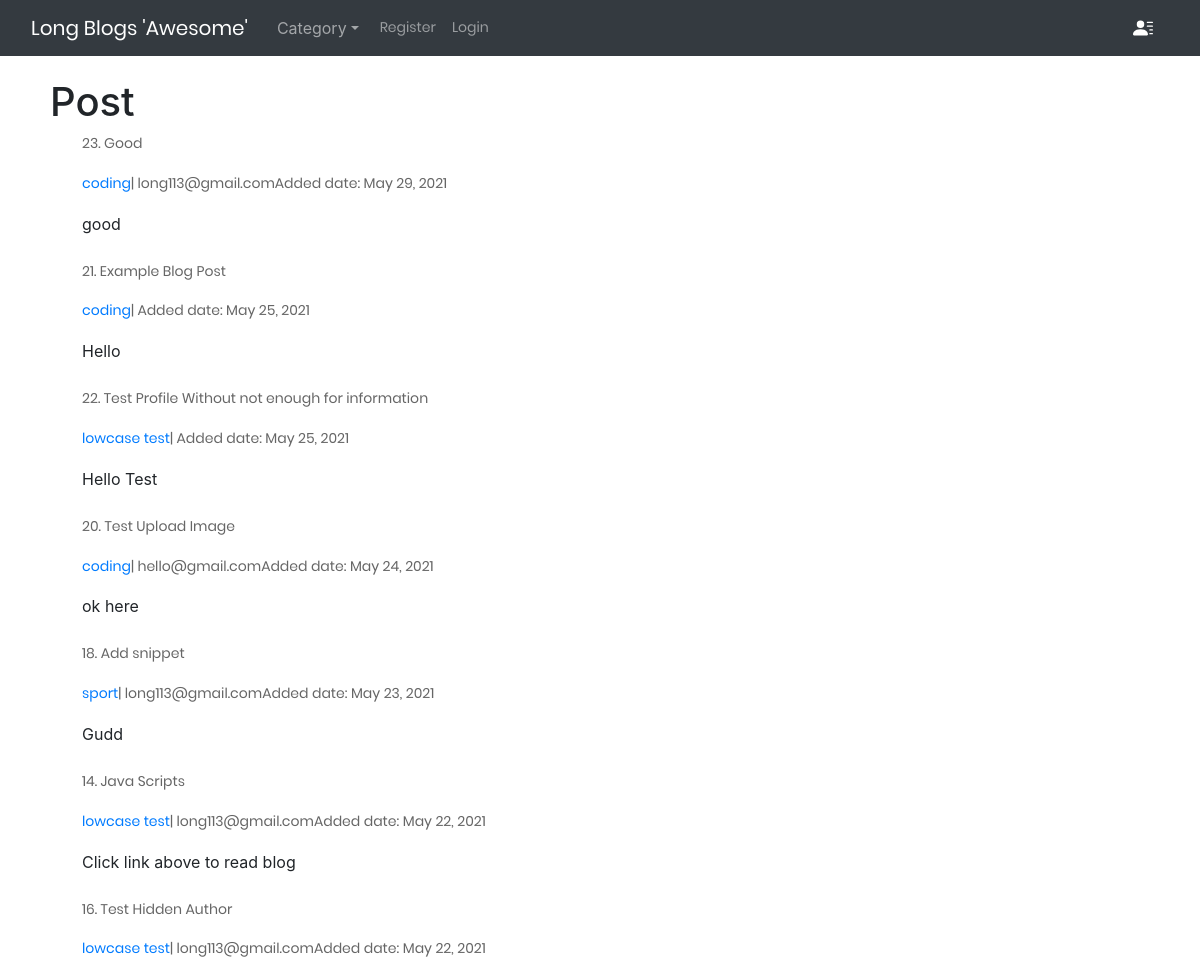
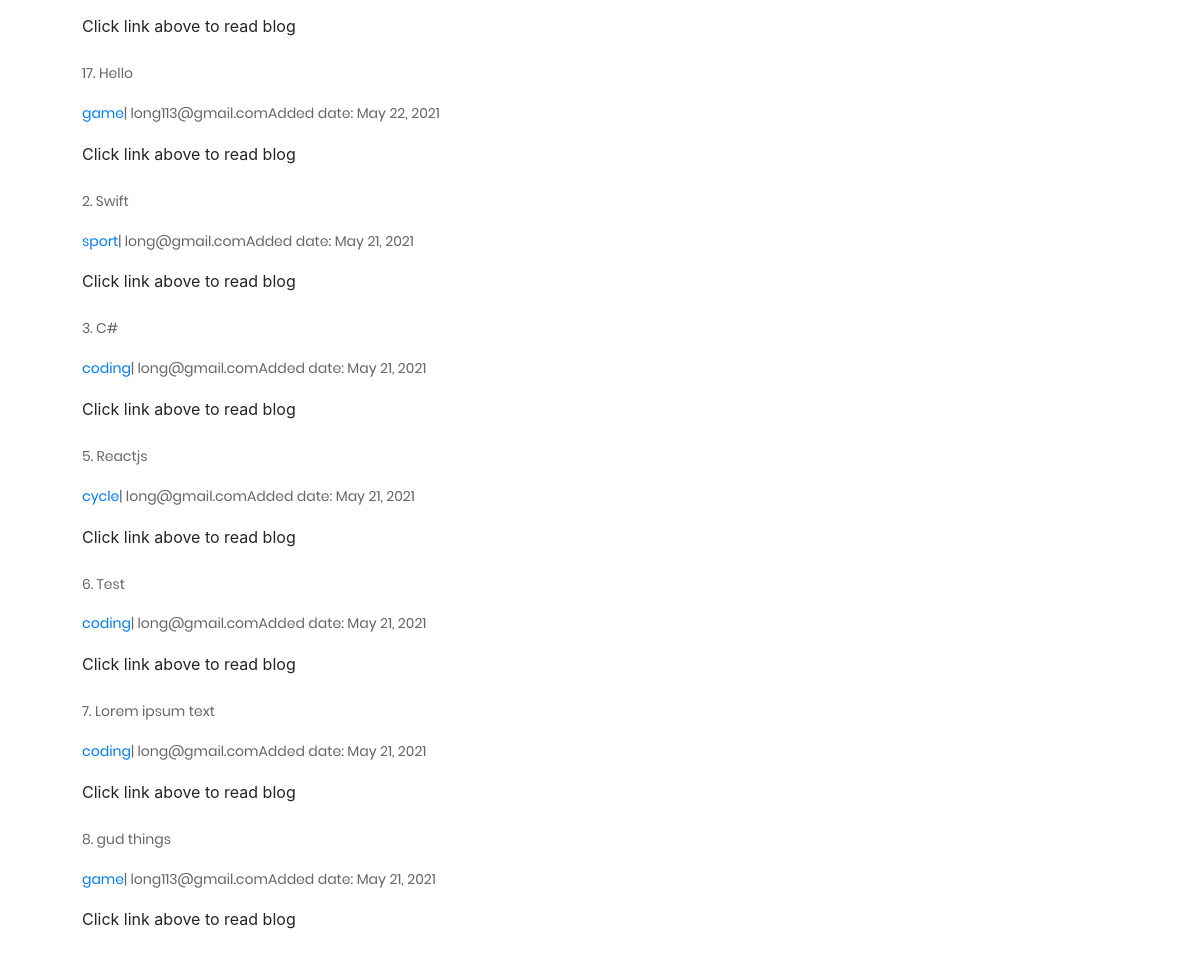
The app's page /, older data (2 pictures, top to bottom).
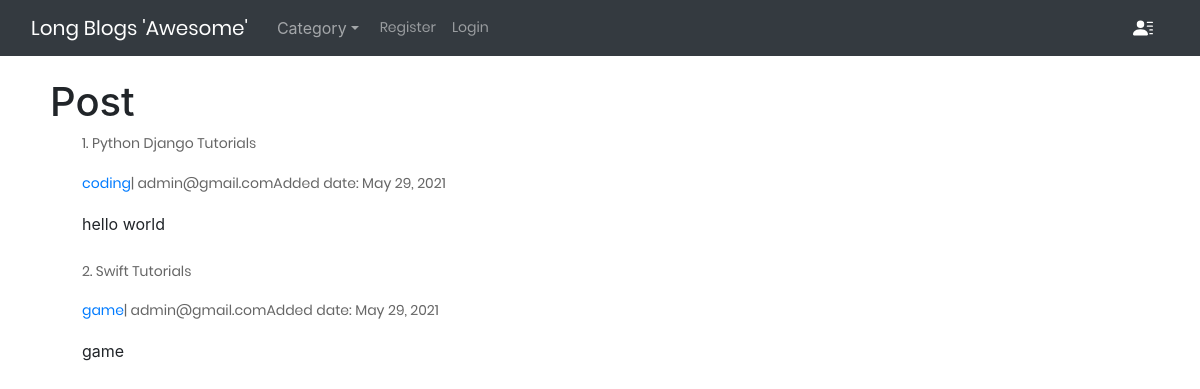
The same page, newer data.
### theblog/models.py (models this page shows, shortened)
class Post(models.Model):
    title = models.CharField(max_length=255)
    header_image = models.ImageField(null=True, blank=True, upload_to="images/")
    title_tag = models.CharField(max_length=255, default='Long Kun Blogs')
    author = models.ForeignKey(User, on_delete=models.CASCADE)
    category = models.CharField(max_length=255, default='coding')
    snippet = models.CharField(max_length=255)
    body = RichTextField(blank=True, null=True)
    post_date = models.DateField(auto_now_add=datetime.now)
    likes = models.ManyToManyField(User, related_name='blog_posts')

### theblog/views.py (the view)
# urls.py: path('', views.HomeView.as_view(), name='home'),
class HomeView(ListView):
    model = Post
    template_name = 'theblog/home.html'
    ordering = ['-post_date']
    def get_context_data(self, **kwargs):
        categories = Category.objects.all()
        context = super(HomeView, self).get_context_data(**kwargs)
        context['categories'] = categories
        return context

### theblog/models.py (called while the page is built)
    def __str__(self):
        return self.name

### theblog/templates/theblog/home.html (shortened to what this page needs)
{% extends 'theblog/base.html' %}
{% block content %}
    <h1>Post</h1>
    <ul>
        {% for post in object_list %}
        <li>
            <a href="{% url 'article-detail' post.pk %}">
                <p>{{post.id}}. {{post.title}}</p>
            </a>
            <div style="display: flex; margin-right: 10px;">
                <a href="{% url 'category' post.category|slugify %}">
                    {{post.category}}
                </a>
                <p> | {{post.author.email}}Added date: {{post.post_date}}
                </p>
            </div>
            {{post.snippet}}
        </li>
        <br>
        {% endfor %}
    </ul>
{% endblock content %}

Row changes from the older to the newer data that the page shows:
removed Post: id "23", title "Good", category "coding", author.email "long113@gmail.com", post_date "May 29, 2021", snippet "good"
removed Post: id "21", title "Example Blog Post", category "coding", post_date "May 25, 2021", snippet "Hello"
removed Post: id "22", title "Test Profile Without not enough for information", category "lowcase test", post_date "May 25, 2021", snippet "Hello Test"
removed Post: id "20", title "Test Upload Image", category "coding", author.email "hello@gmail.com", post_date "May 24, 2021", snippet "ok here"
removed Post: id "18", title "Add snippet", category "sport", author.email "long113@gmail.com", post_date "May 23, 2021", snippet "Gudd"
removed Post: id "14", title "Java Scripts", category "lowcase test", author.email "long113@gmail.com", post_date "May 22, 2021", snippet "Click link above to read blog"
removed Post: id "16", title "Test Hidden Author", category "lowcase test", author.email "long113@gmail.com", post_date "May 22, 2021", snippet "Click link above to read blog"
removed Post: id "17", title "Hello", category "game", author.email "long113@gmail.com", post_date "May 22, 2021", snippet "Click link above to read blog"
removed Post: id "3", title "C#", category "coding", author.email "long@gmail.com", post_date "May 21, 2021", snippet "Click link above to read blog"
removed Post: id "5", title "Reactjs", category "cycle", author.email "long@gmail.com", post_date "May 21, 2021", snippet "Click link above to read blog"
removed Post: id "6", title "Test", category "coding", author.email "long@gmail.com", post_date "May 21, 2021", snippet "Click link above to read blog"
removed Post: id "7", title "Lorem ipsum text", category "coding", author.email "long@gmail.com", post_date "May 21, 2021", snippet "Click link above to read blog"
removed Post: id "8", title "gud things", category "game", author.email "long113@gmail.com", post_date "May 21, 2021", snippet "Click link above to read blog"
added Post: id "1", title "Python Django Tutorials", category "coding", author.email "admin@gmail.com", post_date "May 29, 2021", snippet "hello world"
changed Post id 2: title "Swift" → "Swift Tutorials"; category "sport" → "game"; author.email "long@gmail.com" → "admin@gmail.com"; post_date "May 21, 2021" → "May 29, 2021"; snippet "Click link above to read blog" → "game"
